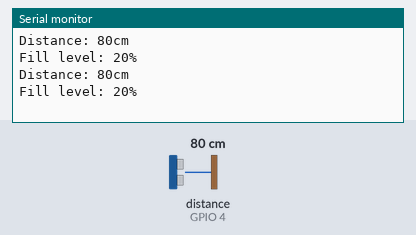
The sketch below on a simulated ESP8266 (NodeMCU). On the bench: the last lines printed to the serial monitor. Inputs (shaded band) come from the test bench; at power-on: distance to the obstacle (sensor on GPIO 4) 80 cm. The echo pulse lasts 58.3 µs per cm.

Above: at 2.8 s.
2.9 s: distance to the obstacle (sensor on GPIO 4) set to 2 cm
At 4.9 s:
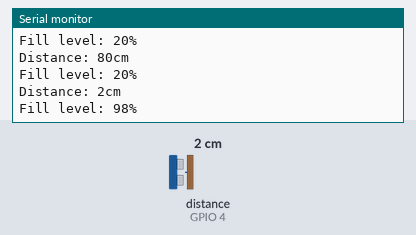
5.6 s: distance to the obstacle (sensor on GPIO 4) set to 4 cm
At 6.4 s:
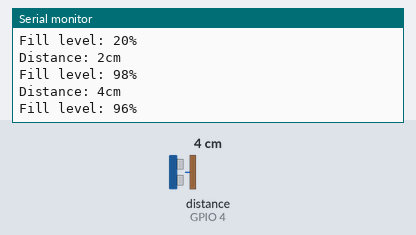
Timing chart, 0 to 8.6 s (numbered marks = the images above; inputs shaded):
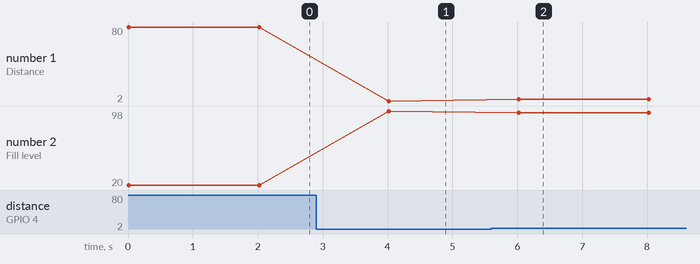

The sketch:

Ultrasonic_Sensor.ino
```cpp
#include <Ultrasonic.h>
#include <ESP8266WiFi.h>
#include <WiFiClient.h>


// defines pins numbers ultrasonic
Ultrasonic ultrasonic(5, 4);   //D1, D2 (trigger, echo)

// defines variables
int distance;
int distance_percent;
int trashbin_size = 100; // in cm


void setup(){
  Serial.begin(115200);
  delay(10);

}

void loop(){

  //read measurement
  distance = ultrasonic.read();

  // Calculating the distance percentage
  distance_percent = 100 - distance*100/trashbin_size;
  Serial.print("Distance: ");
  Serial.print(distance);
  Serial.println("cm");
  Serial.print("Fill level: ");
  Serial.print(distance_percent);
  Serial.println("%");
  delay(2000);


}
```

Measured:
- after the input at 2.9 s, the serial monitor: prints a new line after 1.1 s (image 1)
- after the input at 5.6 s, the serial monitor: prints a new line after 0.42 s (image 2)
- plotted number 1: 80 → 2 after the input at 2.9 s, 2 → 4 after the input at 5.6 s
- plotted number 2: 20 → 98 after the input at 2.9 s, 98 → 96 after the input at 5.6 s
